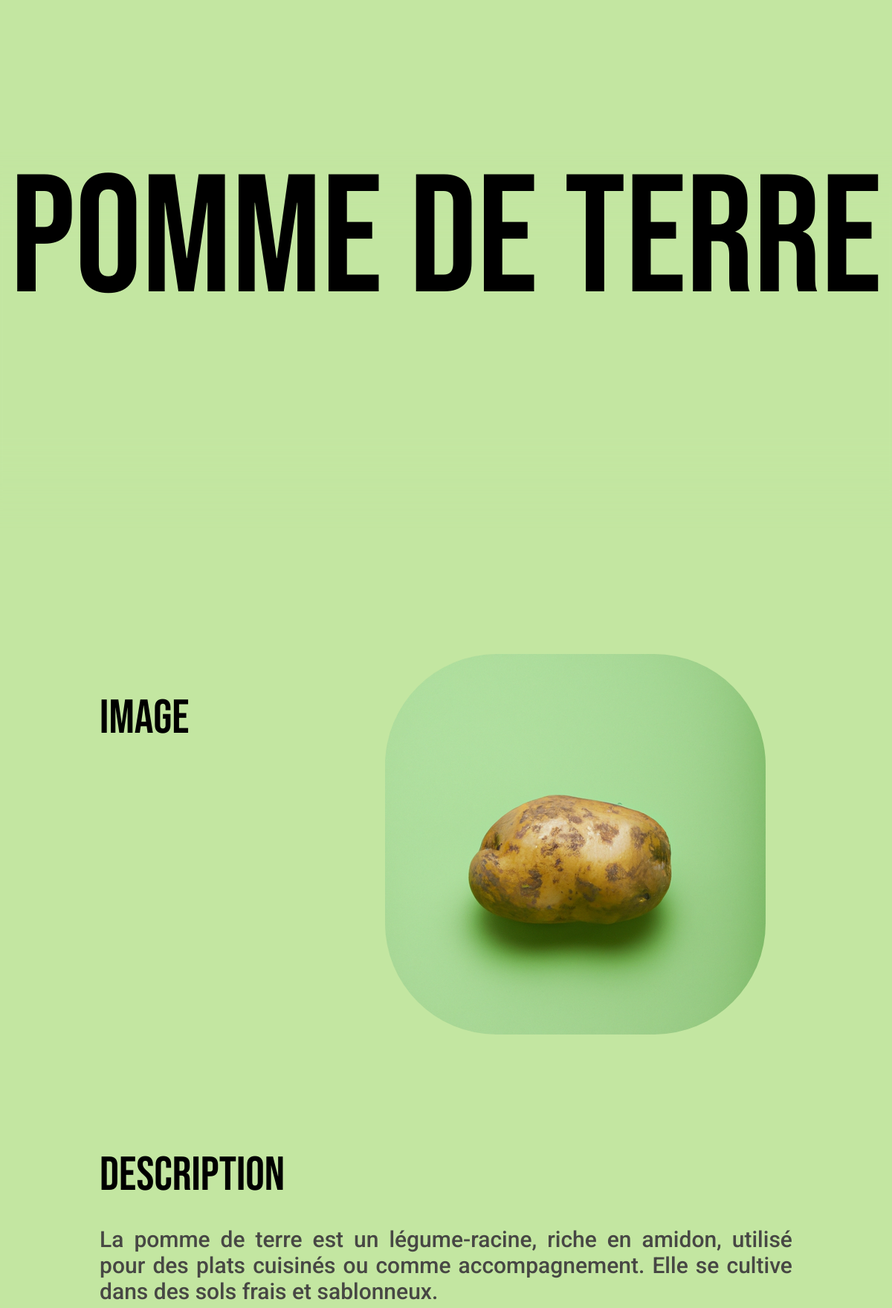
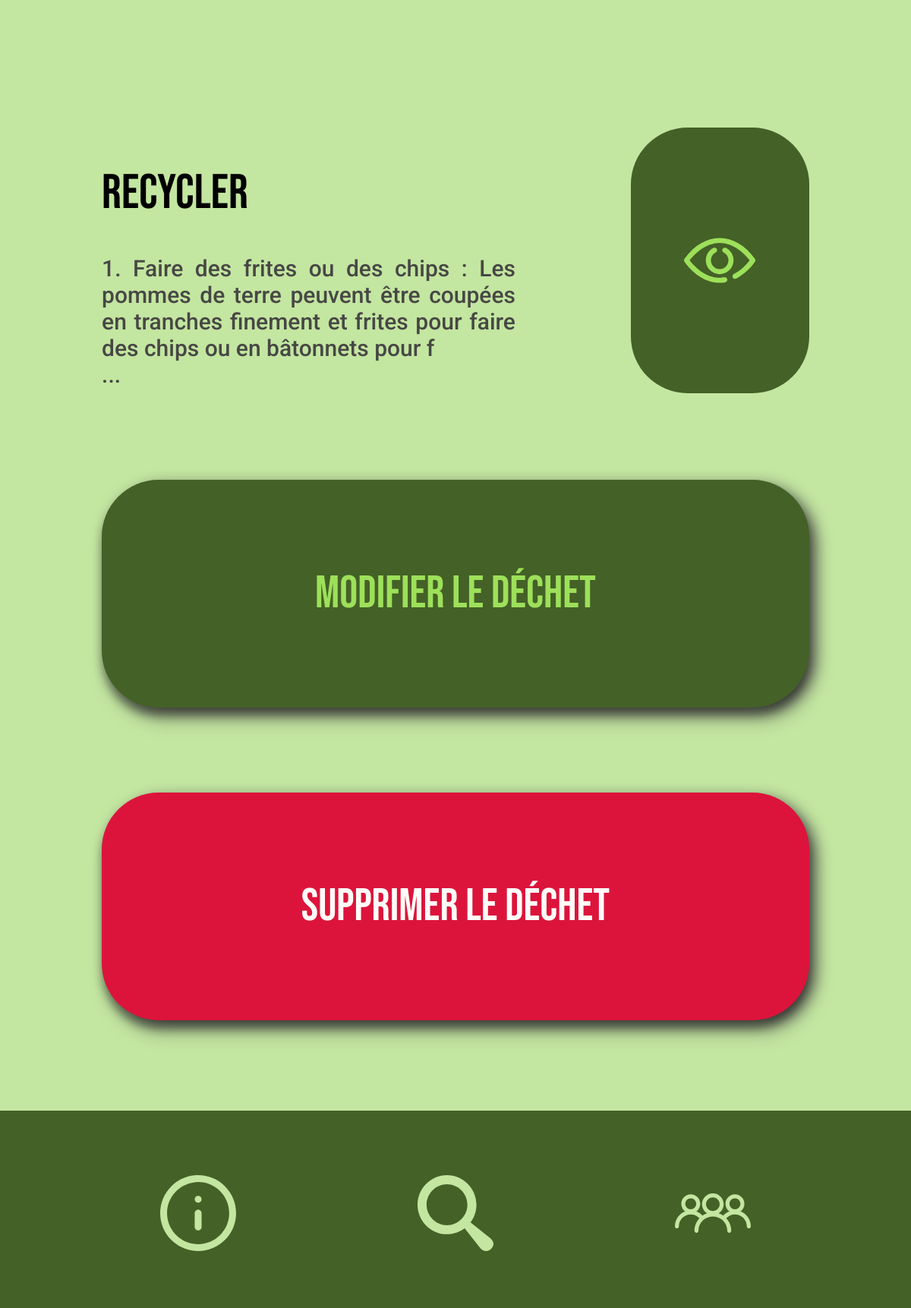
/waste/8, run on the app's committed database (2 pictures, top to bottom).
### app/models.py (models this page shows, shortened)
class Waste(db.Model):
    id = db.Column(db.Integer, primary_key=True)
    name = db.Column(db.String(20), unique=True, nullable=False)
    description = db.Column(db.Text, nullable=False)
    list_recycling_possibilitites = db.Column(db.Text, nullable=False)
    nb_views = db.Column(db.Integer, nullable=False, default=0)
    last_viewed = db.Column(db.DateTime, nullable=False,
                            default=datetime.utcnow)

### app/wastes/routes.py (the view)
@wastes_bp.route('/waste/<int:waste_id>')
def waste(waste_id):
    waste = Waste.query.get_or_404(waste_id)
    waste.nb_views += 1
    waste.last_viewed = datetime.utcnow()
    db.session.commit()
    return render_template('waste.html', waste=waste, title=waste.name, location='waste')

### app/templates/waste.html (shortened to what this page needs)
{%extends "layout.html"%}
{% block head%}
<link rel="stylesheet" href="{{ url_for('static', filename='css/waste.css') }}">
{% endblock %}
{% block content %}
<div class="div-content-site">
    <nav class="navbar">
        <div class="navbar-blur"></div>
        <h1>{{waste.name}}</h1>
    </nav>
    <div class="image-container">
        <h2>Image</h2>
        <img class="image-waste" src="{{ url_for('static', filename='uploads/wastes/' + waste.name + '.png') }}"
            alt="Image">
    </div>
    <div class="description-container">
        <h2>Description</h2>
        <p>
            {% if waste.description[:400] != waste.description[:401] %}
        <p>{{ waste.description[:400] + ' ...' }}</p>
        {% else %}
        <p>{{ waste.description }}</p>
        {% endif %}
        </p>
    </div>
    <div class="list_recycling_possibilitites-container">
        <h2>Recycler</h2>
        <p>
            {% if waste.list_recycling_possibilitites[:150] != waste.list_recycling_possibilitites[:151] %}
            {% for item in waste.list_recycling_possibilitites[:150].split("\n") %}
            {{ item }}<br>
            {% endfor %}...
            {% else %}
            {% for item in waste.list_recycling_possibilitites.split("\n") %}
            {{ item }}<br>
            {% endfor %}
            {% endif %}
        </p>
        <a href="{{ url_for('wastes.waste_details', waste_id=waste.id) }}" class="list_recycling_possibilitites-refresh" target="_self">
            <img src="{{ url_for('static', filename='assets/icons/show_0.svg') }}" alt="Icon">
        </a>
    </div>
    <div class="update-waste">
        <a href="{{ url_for('wastes.update_waste', waste_id=waste.id) }}" target="_self">
            <h2>Modifier le déchet</h2>
        </a>
    </div>
    <div class="delete-waste">
        <a href="{{ url_for('wastes.delete_waste', waste_id=waste.id) }}" target="_self">
            <h2>Supprimer le déchet</h2>
        </a>
    </div>
    <div class="scroll-container-waste"></div>
</div>
{% endblock content %}

### app/static/css/main.css (style rules this page uses)
body { background-color: #C3E6A1; font-family: 'Roboto', sans-serif; }
.navbar, .navbar-search { position: fixed; left: 0%; width: 100%; top: 0%; z-index: 9998; margin: 0; }
.navbar { height: 650px; }
.navbar-blur, .navbar-search-blur { position: absolute; left: -4.63%; right: -4.63%; bottom: 0%; background: #C3E6A1; filter: blur(25px); }
.navbar-blur { top: 40%; }
.navbar h1, .navbar-search h1 { left: 0; right: 0; position: absolute; margin: auto; display: flex; align-items: center; justify-content: center; text-align: center; font-family: 'Bebas Neue'; font-style: normal; font-weight: 400; font-size: 225px; line-height: 270px; color: #000000; }
.navbar h1 { top: 5%; bottom: 5%; }
.div-content-site { position: relative; left: 0%; right: 0%; margin-top: 765px; margin-bottom: 260px; padding-bottom: 230px; }

### app/static/css/waste.css (style rules this page uses)
.image-container, .description-container, .list_recycling_possibilitites-container, .delete-waste, .update-waste, .details-container { position: absolute; left: 10.65%; right: 10.65%; }
.image-container { height: 500px; top: 115px; }
.description-container { height: 318px; top: 730px; }
.list_recycling_possibilitites-container { min-height: 350px; display: inline-block; margin-top: 1163px; }
.image-container h2, .description-container h2, .list_recycling_possibilitites-container h2, .details-container h2 { position: absolute; height: 67px; left: 0px; top: 0px; font-family: 'Bebas Neue'; font-style: normal; font-weight: 400; font-size: 64px; line-height: 77px; display: flex; align-items: center; color: #000000; }
.image-container h2 { width: 123px; }
.description-container h2, .list_recycling_possibilitites-container h2, .details-container h2 { width: 253px; }
.list_recycling_possibilitites-refresh { position: absolute; width: 235px; background: #446127; border-radius: 75px; display: flex; justify-content: center; }
.list_recycling_possibilitites-refresh { right: 0px; top: 0%; bottom: 0%; }
.list_recycling_possibilitites-refresh img { align-self: center; position: absolute; width: 40%; max-width: 136px; max-height: 150px; border-radius: 0; }
.image-waste { position: absolute; left: 41.18%; right: 0%; top: 0%; bottom: 0%; border-radius: 150px; }
.description-container p, .details-container p { left: 0%; right: 0%; top: 39.31%; bottom: 0%; }
.list_recycling_possibilitites-container p { left: 0%; right: 41.53%; top: 39.31%; bottom: 0%; }
.description-container p, .list_recycling_possibilitites-container p, .details-container p { position: absolute; font-family: 'Roboto'; font-style: normal; font-weight: 500; font-size: 30px; text-align: justify; line-height: 35px; color: #474744; }
.update-waste, .delete-waste { height: 300px; filter: drop-shadow(8px 8px 10px #474744); text-decoration: none; box-shadow: 0px 11px 11px rgba(0, 0, 0, 0.25); border-radius: 75px; }
.update-waste { top: 1627px; background: #446127; }
.delete-waste { top: 2039px; background: #DC143C; }
.delete-waste h2, .update-waste h2 { position: absolute; left: 2.94%; right: 2.94%; top: 38.67%; bottom: 39%; margin: auto; display: flex; align-items: center; justify-content: center; text-align: center; font-family: 'Bebas Neue'; font-style: normal; font-weight: 400; font-size: 60px; line-height: 72px; }
.delete-waste h2 { color: #FFFCF8; }
.update-waste h2 { color: #9DE05A; }
.scroll-container-waste { position: absolute; width: 100%; height: 375px; left: 0px; top: 2343px; }

### data on the page
Waste: name "pomme de terre", name (picture), description "La pomme de terre est un légume-racine, riche en amidon, utilisé pour des plats cuisinés ou comme accompagnement. Elle se cultive dans des sols frais et sablonneux."

### other printed values
{{ item }} "1. Faire des frites ou des chips : Les pommes de terre peuvent être coupées en tranches finement et frites pour faire des chips ou en bâtonnets pour f"
